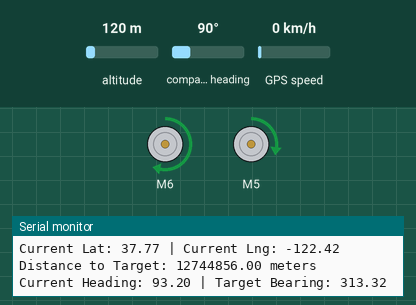
This sketch was run on a simulated Arduino Uno, built with avr-gcc and run on an emulated ATmega328P. Parts: 2 × DC motor (green arrow = forward, orange = backward, longer = faster), the last lines printed to the serial monitor. Inputs (shaded band) come from the test bench; at power-on: compass heading 90°, altitude 120 m, GPS speed 0 km/h. The GPS gets a fix after 3 s at 37.7749, -122.4194 with 8 satellites.

Above: at 11.2 s.
11.3 s: compass heading set to 124°
12.8 s: compass heading set to 136°
At 14.0 s:
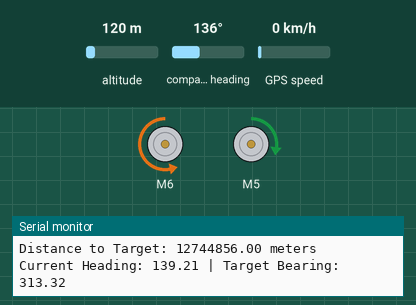
14.3 s: compass heading set to 7°
At 14.8 s:
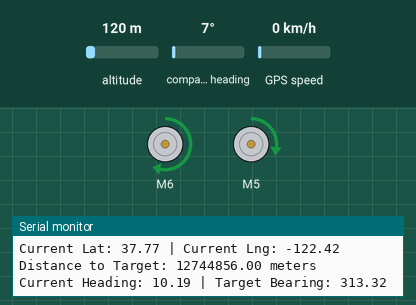
15.8 s: compass heading set to 180°
At 16.8 s:
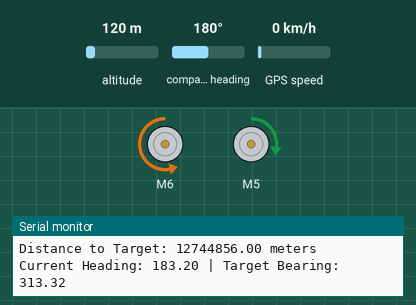
Timing chart, 0 to 18.3 s (numbered marks = the images above; inputs shaded):
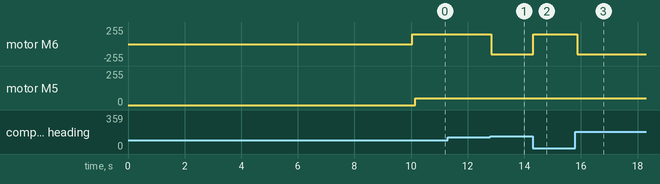

The sketch:

main.ino
```cpp
#include <CytronMotorDriver.h>
#include <QMC5883LCompass.h>
#include <TinyGPS++.h>
#include <SoftwareSerial.h>
#include <Wire.h>

#define _PI 3.14159265358979323846

static const int RXPin = 4, TXPin = 3;
static const uint32_t GPSBaud = 4800;

SoftwareSerial ss(RXPin, TXPin);
TinyGPSPlus gps;
QMC5883LCompass compass;

CytronMD Fmotor(PWM_DIR, 5, 4);
CytronMD Tmotor(PWM_DIR, 6, 7);

float targetLat = 13.7563;
float targetLng = 100.5018;

// section speed control------------------------------------

int s_speed = 50, r_speed = 50, l_speed = 50, b_speed = -50;
int TR_speed = -150, TL_speed = 150;
int SW = 150;
int L45 = 2000, L90 = 4000;
int R45 = 2000, R90 = 4000;

//----------------------------------------------------------

void setup() {
  Serial.begin(115200);
  ss.begin(GPSBaud);

  compass.init();
  compasscalibration();
}

void loop() {
  while (ss.available() > 0) {
    gps.encode(ss.read());
  }

  if (gps.location.isValid()) {
    float currentLat = gps.location.lat();
    float currentLng = gps.location.lng();

    float distance = getDistance(currentLat, currentLng, targetLat, targetLng);

    if (distance < 2) { //meters tolerance
      stop();
      Serial.println("Arrived at destination!");
      return;
    }

    float targetBearing = getBearing(currentLat, currentLng, targetLat, targetLng);
    float currentHeading = getHeading();

    // Adjust movement direction
    float turnAngle = targetBearing - currentHeading;

    if (turnAngle > 180) turnAngle -= 360;
    if (turnAngle < -180) turnAngle += 360;

    if (turnAngle > 10) {
      right();
    } else if (turnAngle < -10) {
      left();
    } else {
      forward();
    }

    Serial.print("Current Lat: "); Serial.print(currentLat);
    Serial.print(" | Current Lng: "); Serial.println(currentLng);
    Serial.print("Distance to Target: "); Serial.print(distance); Serial.println(" meters");
    Serial.print("Current Heading: "); Serial.print(currentHeading);
    Serial.print(" | Target Bearing: "); Serial.println(targetBearing);
  }
}

float getDistance(float lat1, float lon1, float lat2, float lon2) {
  float R = 6371000;
  float dLat = radians(lat2 - lat1);
  float dLon = radians(lon2 - lon1);

  float a = sin(dLat / 2) * sin(dLat / 2) +
            cos(radians(lat1)) * cos(radians(lat2)) *
            sin(dLon / 2) * sin(dLon / 2);

  float c = 2 * atan2(sqrt(a), sqrt(1 - a));
  return R * c; // Distance in meters
}

float getBearing(float lat1, float lon1, float lat2, float lon2) {
  float dLon = radians(lon2 - lon1);

  float y = sin(dLon) * cos(radians(lat2));
  float x = cos(radians(lat1)) * sin(radians(lat2)) -
            sin(radians(lat1)) * cos(radians(lat2)) * cos(dLon);

  float bearing = atan2(y, x) * 180.0 / _PI;
  if (bearing < 0) bearing += 360;
  return bearing;
}

float getHeading() {
  compass.read();
  int x = compass.getX();
  int y = compass.getY();

  float heading = atan2(y, x) * 180.0 / _PI;
  if (heading < 0) heading += 360;

  heading += 3.2;
  if (heading > 360) heading -= 360;

  return heading;
}

void compasscalibration() {
  Serial.println("Move the sensor in all directions for calibration...");

  unsigned long startTime = millis();
  while (millis() - startTime < 10000) {
    compass.calibrate();
  }

  Serial.println("Calibration complete. Apply these settings in your code:");
  Serial.print("compass.setCalibrationOffsets(");
  Serial.print(compass.getCalibrationOffset(0)); Serial.print(", ");
  Serial.print(compass.getCalibrationOffset(1)); Serial.print(", ");
  Serial.print(compass.getCalibrationOffset(2)); Serial.println(");");

  Serial.print("compass.setCalibrationScales(");
  Serial.print(compass.getCalibrationScale(0)); Serial.print(", ");
  Serial.print(compass.getCalibrationScale(1)); Serial.print(", ");
  Serial.print(compass.getCalibrationScale(2)); Serial.println(");");
}

void stop() {
  Fmotor.setSpeed(0);
  Tmotor.setSpeed(0);
}

void forward() {
  Fmotor.setSpeed(s_speed);
}

void right() {
  Tmotor.setSpeed(TR_speed);
  delay(100);
  Fmotor.setSpeed(r_speed);
}

void left() {
  Tmotor.setSpeed(TL_speed);
  delay(100);
  Fmotor.setSpeed(l_speed);
}

void backward() {
  Fmotor.setSpeed(b_speed);
}

// Adjust Wheel Alignment
void wsl() { Tmotor.setSpeed(-SW); delay(200); }
void wsr() { Tmotor.setSpeed(SW); delay(200); }

// U-turns
void utl() { left(); delay(9000); wsl(); stop(); delay(1000); }
void utr() { right(); delay(8000); wsr(); stop(); delay(1000); }

// Reverse Turns
void b_right() { Tmotor.setSpeed(TR_speed); delay(100); Fmotor.setSpeed(-r_speed); }
void b_left() { Tmotor.setSpeed(TL_speed); delay(100); Fmotor.setSpeed(-l_speed); }
```

Measured:
- the behaviour switches between 130 and 131° on compass heading (found by bisection; images 0 and 1)
- after the input at 12.8 s, motor M6: forward 150/255 → backward 150/255 at once
- after the input at 14.3 s, motor M6: backward 150/255 → forward 150/255 at once
- after the input at 15.8 s, motor M6: forward 150/255 → backward 150/255 after 0.07 s
